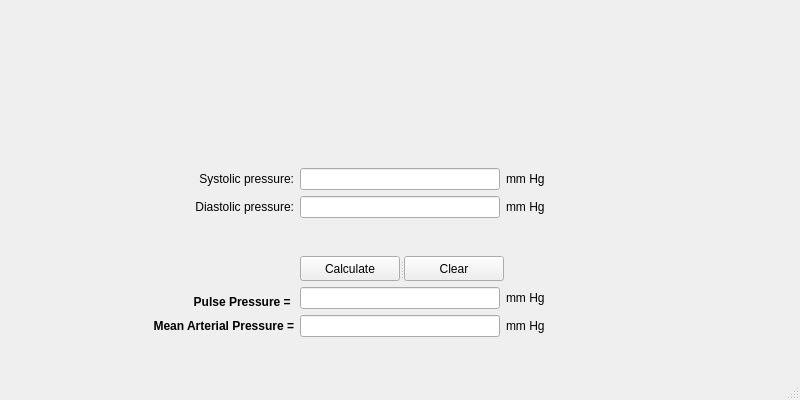
<?xml version="1.0" encoding="UTF-8"?>
<ui version="4.0">
 <class>ArterialWindow</class>
 <widget class="QMainWindow" name="ArterialWindow">
  <property name="geometry">
   <rect>
    <x>0</x>
    <y>0</y>
    <width>800</width>
    <height>400</height>
   </rect>
  </property>
  <property name="windowTitle">
   <string>Mean Arterial Pressure</string>
  </property>
  <widget class="QWidget" name="centralwidget">
   <layout class="QGridLayout" name="gridLayout_3">
    <item row="0" column="0">
     <widget class="QLabel" name="label">
      <property name="enabled">
       <bool>true</bool>
      </property>
      <property name="maximumSize">
       <size>
        <width>16777215</width>
        <height>89</height>
       </size>
      </property>
      <property name="sizeIncrement">
       <size>
        <width>0</width>
        <height>0</height>
       </size>
      </property>
      <property name="baseSize">
       <size>
        <width>0</width>
        <height>0</height>
       </size>
      </property>
      <property name="pixmap">
       <pixmap resource="resources.qrc">:/resources/logo.png</pixmap>
      </property>
      <property name="scaledContents">
       <bool>false</bool>
      </property>
      <property name="alignment">
       <set>Qt::AlignCenter</set>
      </property>
      <property name="wordWrap">
       <bool>false</bool>
      </property>
     </widget>
    </item>
    <item row="1" column="0">
     <layout class="QGridLayout" name="gridLayout_2">
      <item row="2" column="2">
       <widget class="QLabel" name="label_9">
        <property name="text">
         <string>mm Hg</string>
        </property>
       </widget>
      </item>
      <item row="2" column="0">
       <widget class="QLabel" name="label_3">
        <property name="text">
         <string>Diastolic pressure:</string>
        </property>
        <property name="alignment">
         <set>Qt::AlignRight|Qt::AlignTrailing|Qt::AlignVCenter</set>
        </property>
       </widget>
      </item>
      <item row="2" column="1">
       <widget class="QLineEdit" name="diastolic">
        <property name="maximumSize">
         <size>
          <width>200</width>
          <height>16777215</height>
         </size>
        </property>
       </widget>
      </item>
      <item row="1" column="0">
       <widget class="QLabel" name="label_2">
        <property name="text">
         <string>Systolic pressure:</string>
        </property>
        <property name="alignment">
         <set>Qt::AlignRight|Qt::AlignTrailing|Qt::AlignVCenter</set>
        </property>
       </widget>
      </item>
      <item row="1" column="1">
       <widget class="QLineEdit" name="systolic">
        <property name="maximumSize">
         <size>
          <width>200</width>
          <height>16777215</height>
         </size>
        </property>
        <property name="inputMask">
         <string/>
        </property>
        <property name="text">
         <string/>
        </property>
       </widget>
      </item>
      <item row="1" column="2">
       <widget class="QLabel" name="label_8">
        <property name="text">
         <string>mm Hg</string>
        </property>
       </widget>
      </item>
     </layout>
    </item>
    <item row="2" column="0">
     <layout class="QGridLayout" name="gridLayout">
      <item row="0" column="1" colspan="2">
       <widget class="QSplitter" name="splitter">
        <property name="orientation">
         <enum>Qt::Horizontal</enum>
        </property>
        <widget class="QPushButton" name="calculate">
         <property name="maximumSize">
          <size>
           <width>100</width>
           <height>25</height>
          </size>
         </property>
         <property name="whatsThis">
          <string>&lt;html&gt;&lt;head/&gt;&lt;body&gt;&lt;p&gt;Click to calculate the equilibrum potential.&lt;/p&gt;&lt;/body&gt;&lt;/html&gt;</string>
         </property>
         <property name="text">
          <string>Calculate</string>
         </property>
        </widget>
        <widget class="QPushButton" name="clear">
         <property name="maximumSize">
          <size>
           <width>100</width>
           <height>25</height>
          </size>
         </property>
         <property name="whatsThis">
          <string>&lt;html&gt;&lt;head/&gt;&lt;body&gt;&lt;p&gt;Click to calculate the equilibrum potential.&lt;/p&gt;&lt;/body&gt;&lt;/html&gt;</string>
         </property>
         <property name="text">
          <string>Clear</string>
         </property>
        </widget>
       </widget>
      </item>
      <item row="1" column="0">
       <widget class="QLabel" name="label_6">
        <property name="minimumSize">
         <size>
          <width>0</width>
          <height>0</height>
         </size>
        </property>
        <property name="text">
         <string>&lt;html&gt;&lt;head/&gt;&lt;body&gt;&lt;p&gt;&lt;span style=&quot; font-weight:600;&quot;&gt;Pulse Pressure = &lt;/span&gt;&lt;/p&gt;&lt;/body&gt;&lt;/html&gt;</string>
        </property>
        <property name="alignment">
         <set>Qt::AlignBottom|Qt::AlignRight|Qt::AlignTrailing</set>
        </property>
        <property name="indent">
         <number>-1</number>
        </property>
       </widget>
      </item>
      <item row="1" column="1">
       <widget class="QLineEdit" name="pulsepress">
        <property name="maximumSize">
         <size>
          <width>200</width>
          <height>16777215</height>
         </size>
        </property>
        <property name="alignment">
         <set>Qt::AlignBottom|Qt::AlignLeading|Qt::AlignLeft</set>
        </property>
       </widget>
      </item>
      <item row="1" column="2">
       <widget class="QLabel" name="label_4">
        <property name="text">
         <string>mm Hg</string>
        </property>
       </widget>
      </item>
      <item row="2" column="0">
       <widget class="QLabel" name="label_5">
        <property name="text">
         <string>&lt;html&gt;&lt;head/&gt;&lt;body&gt;&lt;p&gt;&lt;span style=&quot; font-weight:600;&quot;&gt;Mean Arterial Pressure =&lt;/span&gt;&lt;/p&gt;&lt;/body&gt;&lt;/html&gt;</string>
        </property>
        <property name="alignment">
         <set>Qt::AlignRight|Qt::AlignTrailing|Qt::AlignVCenter</set>
        </property>
       </widget>
      </item>
      <item row="2" column="1">
       <widget class="QLineEdit" name="map">
        <property name="maximumSize">
         <size>
          <width>200</width>
          <height>16777215</height>
         </size>
        </property>
       </widget>
      </item>
      <item row="2" column="2">
       <widget class="QLabel" name="label_7">
        <property name="text">
         <string>mm Hg</string>
        </property>
       </widget>
      </item>
     </layout>
    </item>
   </layout>
  </widget>
  <widget class="QMenuBar" name="menubar">
   <property name="geometry">
    <rect>
     <x>0</x>
     <y>0</y>
     <width>800</width>
     <height>22</height>
    </rect>
   </property>
  </widget>
  <widget class="QStatusBar" name="statusbar"/>
 </widget>
 <resources>
  <include location="resources.qrc"/>
 </resources>
 <connections/>
</ui>
